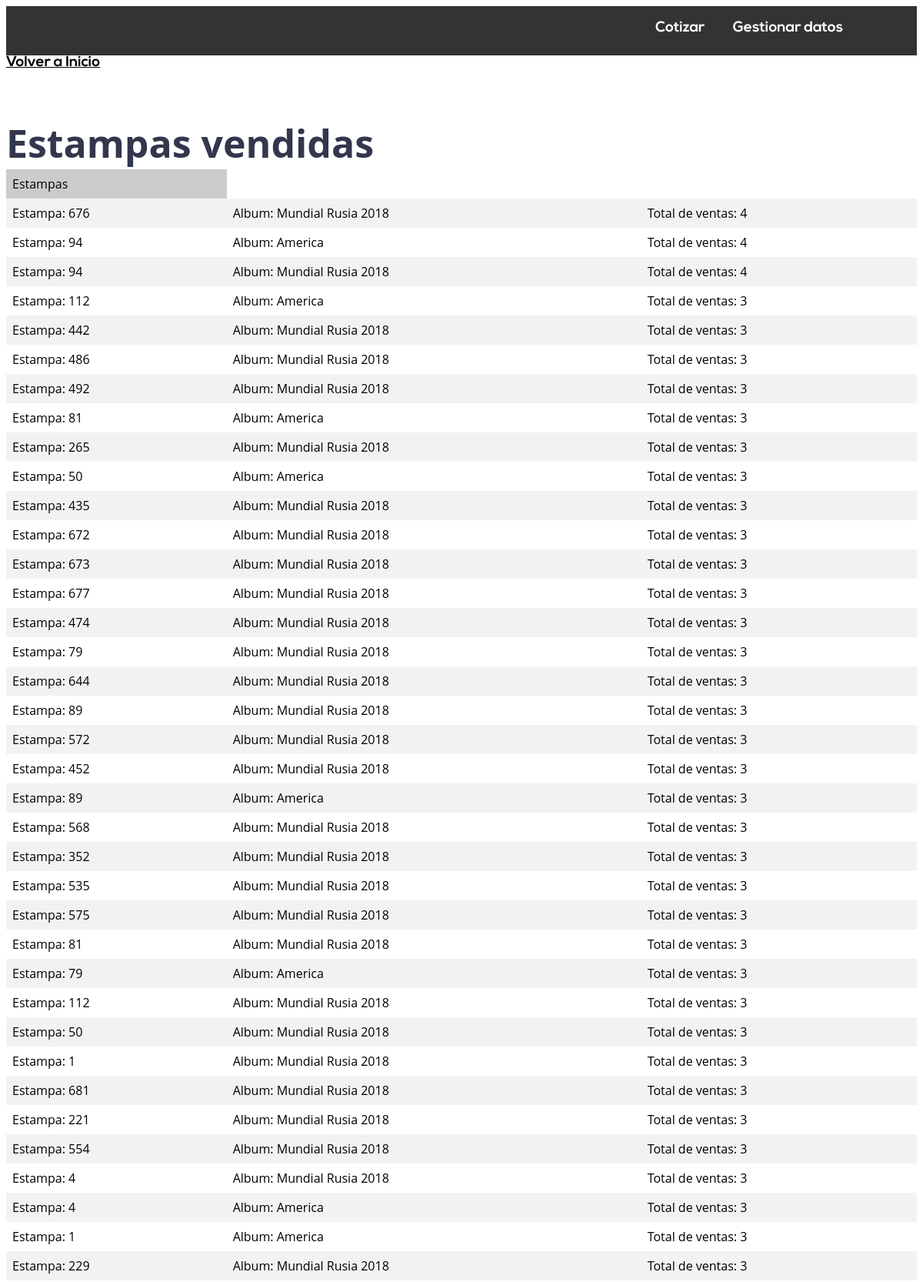
The page /estadisticas.php (upper part) on the database its author committed.
### tables this page shows
CREATE TABLE `estampa` (
  `id_estampa` int(11) NOT NULL,
  `id_clase` int(11) NOT NULL,
  `id_album` int(11) NOT NULL,
  `no` int(11) NOT NULL,
  `precio` float NOT NULL,
  `inventario` int(11) NOT NULL,
  `sold` int(11) NOT NULL DEFAULT '0'
);

CREATE TABLE `album` (
  `id_album` int(11) NOT NULL,
  `nombre` varchar(45) NOT NULL
);

### estadisticas.php (the view, shortened to what this page needs)
<?php
include_once("config.php");
?>
<html>
<head>
  <?php include 'header.php';?>
</head>
<body>
<a href="index2.php">Volver a Inicio</a>
<?php echo "<h2>Estampas vendidas"; ?>
  <table width='50%' border=0>
  <tr bgcolor='#CCCCCC'>
    <td>Estampas</td>
  </tr>
  <?php
    $result   = mysqli_query($mysqli, "SELECT * FROM estampa ORDER BY sold DESC");
    while($res  = mysqli_fetch_array($result))
    {
      echo "<tr>";
      echo "<td>Estampa: ".$res['no']."</td>";
      $id_album = $res['id_album'];
      $albu     = mysqli_query($mysqli, "SELECT * FROM album WHERE id_album=$id_album");
      while($album  = mysqli_fetch_array($albu)){
        echo "<td>Album: ".$album['nombre']."</td>";
      }
      echo "<td>Total de ventas: ".$res['sold']."</td>";
    }
  ?>
</table>
</body>
</html>

### less/main.css (style rules this page uses)
a { transition: all 0.3s ease-in-out !important; font-size: 19px; }
table { border-collapse: collapse; width: 100%; }
th, td { text-align: left; padding: 8px; }
tr:nth-child(even) { background-color: #f2f2f2; }
h1, h2 { font-family: 'Open Sans'; color: #32374d; font-size: 50px; padding-top: 20px; padding-bottom: 20px; }
input, select, a { font-family: 'Nexa'; font-weight: 600; color: black; }

### rows shown on the page
estampa: no "676", sold "4"
album: nombre "Mundial Rusia 2018"
estampa: no "94", sold "4"
album: nombre "America"
estampa: no "94", sold "4"
estampa: no "112", sold "3"
estampa: no "442", sold "3"
estampa: no "486", sold "3"
estampa: no "492", sold "3"
estampa: no "81", sold "3"
estampa: no "265", sold "3"
estampa: no "50", sold "3"
estampa: no "435", sold "3"
estampa: no "672", sold "3"
estampa: no "673", sold "3"
estampa: no "677", sold "3"
estampa: no "474", sold "3"
estampa: no "79", sold "3"
estampa: no "644", sold "3"
estampa: no "89", sold "3"
estampa: no "572", sold "3"
estampa: no "452", sold "3"
estampa: no "89", sold "3"
estampa: no "568", sold "3"
estampa: no "352", sold "3"
estampa: no "535", sold "3"
estampa: no "575", sold "3"
estampa: no "81", sold "3"
estampa: no "79", sold "3"
estampa: no "112", sold "3"
estampa: no "50", sold "3"
estampa: no "1", sold "3"
estampa: no "681", sold "3"
estampa: no "221", sold "3"
estampa: no "554", sold "3"
estampa: no "4", sold "3"
estampa: no "4", sold "3"
estampa: no "1", sold "3"
estampa: no "229", sold "3"
